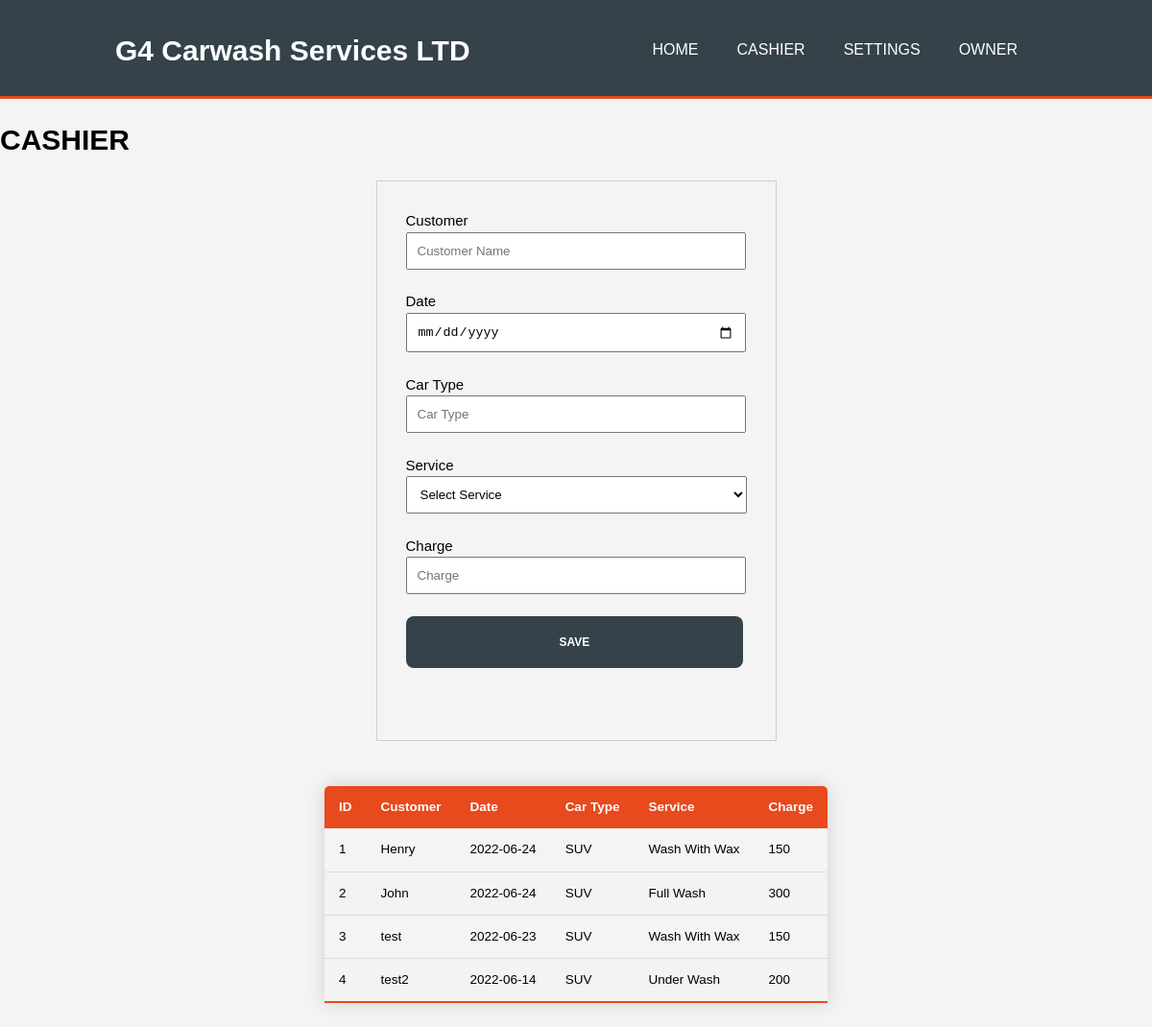
/cashier.php, run on the app's committed database.
### tables this page shows
CREATE TABLE `customers_tbl` (
  `id` int(11) NOT NULL,
  `date` varchar(45) DEFAULT NULL,
  `customername` varchar(50) NOT NULL,
  `cartype` varchar(50) NOT NULL,
  `service` varchar(50) NOT NULL,
  `charge` varchar(50) NOT NULL
);

### cashier.php (the view, shortened to what this page needs)
<?php
include_once './include/dbcon.php';
?>
<!DOCTYPE html>
<html>
    <head>
        <link rel="stylesheet" href="./css/style.css">
    </head>
    <body>
    <header>
            <div class="container">
                <div id="branding">
                    <h1> G4 Carwash Services LTD </h1>
                </div>
                <nav>
                    <ul>
                        <li>  <a href='index.php'>Home</a> </li>
                        <li>  <a href='cashier.php'>Cashier</a> </li>
                        <li>  <a href='settings.php'>Settings</a> </li>
                        <li> <a href='owner.php'>Owner</a> </li>
                    </ul>
                </nav>
            </div>
        </header>
    <h1 class="adjust-margin">CASHIER</h1>
    <div class="center">
        <form action="add_customer.php" method="post">
           <label> Customer </label>  <br>
           <input type="text" name="customername" required placeholder="Customer Name"><br><br>
           <label> Date </label> <br>
           <input type="date" name="date" required><br><br>
           <label> Car Type </label>  <br>
           <input type="text" name="cartype" required placeholder="Car Type"><br><br>
           <label> Service </label> <br>
           <?php
                $pdoQuery = "SELECT * FROM services_tbl";
                $pdoResult = $pdoConnect->query($pdoQuery);
                $dropdown = "<select name='service'> <option> Select Service</option>";
                foreach ($pdoResult as $row) {
                $dropdown .= "<option value='{$row['service']}'>{$row['service']} ({$row['price']}) </option>" ;
                    }
                $dropdown .= "</select>";
                echo $dropdown;
            ?>
            <br><br>
            <label> Charge </label> <br>
            <input type="text" name="charge" required placeholder="Charge"><br><br>
           <input type="submit" name="insert" value="Save"><br><br><br>
        </form>
    </div>
<br>
<?php
    $pdoQuery = 'SELECT * FROM customers_tbl';
    $pdoResult =  $pdoConnect->prepare($pdoQuery);
    $pdoResult->execute();
        echo "<div class=center>";
        echo "<table class=content-table>";
            echo "<thead>";
                echo "<tr>";
                    echo "<th>ID</th>";
                    echo "<th>Customer</th>";
                    echo "<th>Date</th>";
                    echo "<th>Car Type</th>";
                    echo "<th>Service</th>";
                    echo "<th>Charge</th>";
                echo "</tr>";
            echo "</thead>";
            echo "<tbody>";
    while($row=$pdoResult->fetch(PDO::FETCH_ASSOC)) {
        extract($row);
                echo "<tr>";
                    echo "<td>$id</td>";
                    echo "<td>$customername</td>";
                    echo "<td>$date</td>";
                    echo "<td>$cartype</td>";
                    echo "<td>$service</td>";
                    echo "<td>$charge</td>";
		        echo "</tr>";
    }
            echo "</tbody>";
        echo "</div>"
?>
    </body>
</html>

### css/style.css (style rules this page uses)
body { font: 15px/1.5 Arial, Helvetica,sans-serif; padding:0; margin:0; background-color:#f4f4f4; }
.container { width:80%; margin:auto; overflow:hidden; }
ul { margin:0; padding:0; }
header { background:#35424a; color:#ffffff; padding-top:30px; min-height:70px; border-bottom:#e8491d 3px solid; }
header a { color:#ffffff; text-decoration:none; text-transform: uppercase; font-size:16px; }
header li { float:left; display:inline; padding: 0 20px 0 20px; }
header #branding { float:left; }
header #branding h1 { margin:0; }
header nav { float:right; margin-top:10px; }
.center { display: flex; justify-content: center; }
form { border: 1px solid #cfcfcf; padding: 30px; }
input[type=text] { width: 330px; padding: 10px; }
input[type=date] { width: 330px; padding: 10px; }
input[type=submit] { background-color: #35424a; color: #fff; text-transform: uppercase; font-family: Arial, Helvetica, sans-serif; font-weight: bold; font-size: .8em; padding: 20px 160px; border-radius: 8px; border: none; }
select { width: 355px; padding: 10px; }
.content-table { border-collapse: collapse; margin: 25px 0; font-size: 0.9em; min-width: 400px; border-radius: 5px 5px 0 0; overflow: hidden; box-shadow: 0 0 20px rgba(0, 0, 0, 0.15); }
.content-table thead tr { background-color: #e8491d; color: #ffffff; text-align: left; font-weight: bold; }
.content-table th, .content-table td { padding: 12px 15px; }
.content-table tbody tr { border-bottom: 1px solid #dddddd; }
.content-table tbody tr:nth-of-type(even) { background-color: #f3f3f3; }
.content-table tbody tr:last-of-type { border-bottom: 2px solid #e8491d; }

### data on the page
customers_tbl: id "1", customername "Henry", date "2022-06-24", cartype "SUV", service "Wash With Wax", charge "150"
customers_tbl: id "2", customername "John", date "2022-06-24", cartype "SUV", service "Full Wash", charge "300"
customers_tbl: id "3", customername "test", date "2022-06-23", cartype "SUV", service "Wash With Wax", charge "150"
customers_tbl: id "4", customername "test2", date "2022-06-14", cartype "SUV", service "Under Wash", charge "200"
